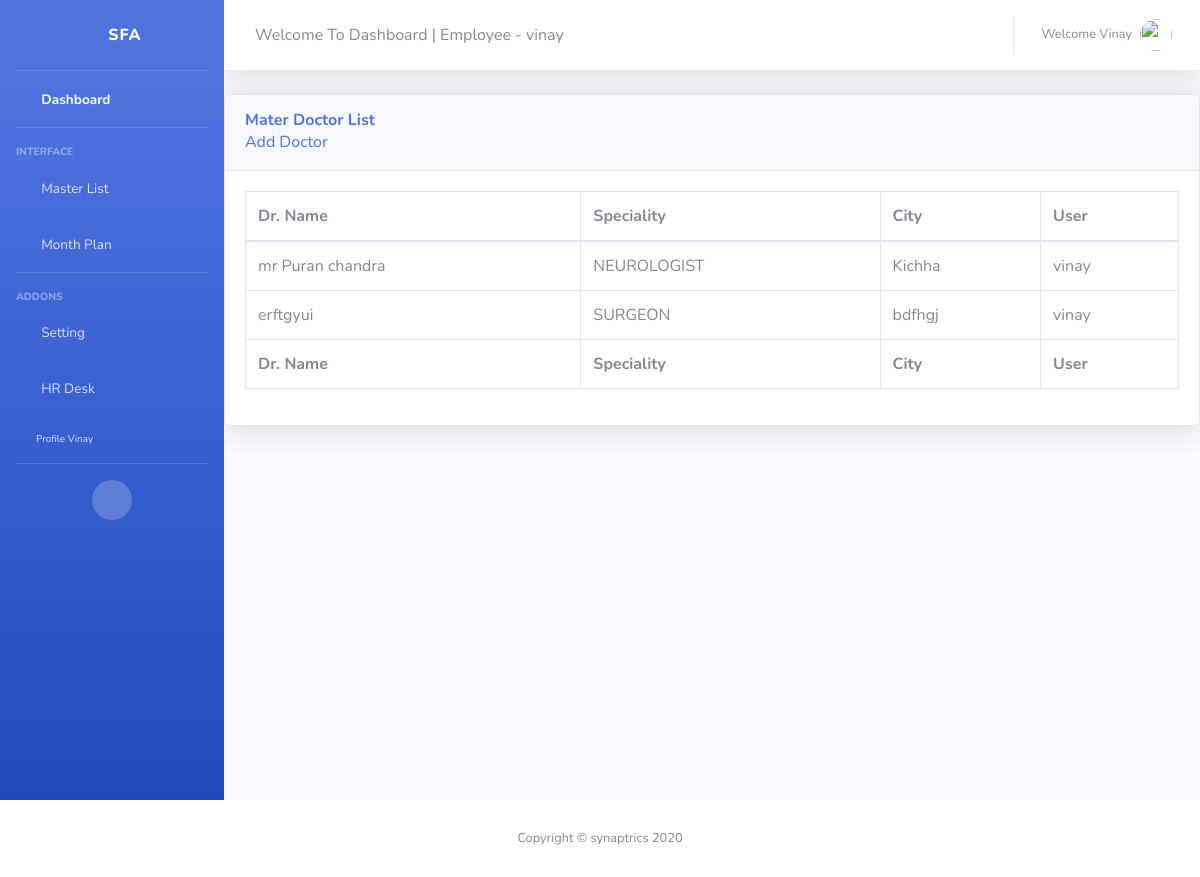
The app's page /report/drlist/ (signed in) with its own data.
### accounts/models.py (models this page shows)
class User(AbstractUser):
	is_se = models.BooleanField(default = False)
	is_abm = models.BooleanField(default = False)
	is_rbm = models.BooleanField(default = False)
	is_zbm = models.BooleanField(default = False)
	is_admin = models.BooleanField(default = False)
	username = models.CharField(max_length = 15,unique=True)
	first_name = models.CharField(max_length = 15)
	last_name = models.CharField(max_length = 15)
	email = models.EmailField()
	mobile_number = models.CharField(max_length = 15 ,null = True , blank = True)

### report/models.py (models this page shows, shortened)
class DrMasterList(models.Model):
	is_approved = models.BooleanField(default = False)
	is_rejected = models.BooleanField(default = False)
	dr_name 		= models.CharField(max_length = 100)
	city 			= models.CharField(max_length = 100)
	dr_speciality	=  models.CharField(max_length = 100, choices = SPECIALITY )
	user 			= models.ForeignKey(User, on_delete= models.CASCADE)

### report/views.py (the view)
# urls.py: path('drlist/', views.AllDrList , name = 'drlist' ),
def AllDrList(request):
	drlist = DrMasterList.objects.filter( user = request.user)
	return render(request,"../templates/report/AllDrlist.html",{"drlist":drlist})

### report/templates/report/AllDrlist.html (shortened to what this page needs)
{% extends 'report/main3.html'%}
{% load crispy_forms_tags %}
{% block content %}
          <div class="card shadow mb-4">
            <div class="card-header py-3">
              <h6 class="m-0 font-weight-bold text-primary">Mater Doctor List </h6>
              <a href="{% url 'masterdrlist' %}"> Add Doctor</a>
            </div>
            <div class="card-body">
              <div class="table-responsive">
                <table class="table table-bordered" id="dataTable" width="100%" cellspacing="0">
                  <thead>
                    <tr>
                      <th>Dr. Name</th>
                      <th>Speciality</th>
                      <th>City</th>
                      <th>User</th>
                    </tr>
                  </thead>
                  <tfoot>
                    <tr>
                         <th>Dr. Name</th>
                      <th>Speciality</th>
                      <th>City</th>
                      <th>User</th>
                    </tr>
                  </tfoot>
                  <tbody>
                      {% for drlists in drlist %}
                          <tr>
                           <td> {{ drlists.dr_name }}</td>
                          <td> {{ drlists.dr_speciality }}</td>
                          <td> {{ drlists.city }}</td>
                          <td> {{ drlists.user }}</td>
                          </tr>
                        {% endfor %}
                  </tbody>
                </table>
              </div>
            </div>
          </div>
        </div>
</div>
{% endblock content %}

### report/templates/report/main3.html (shortened to what this page needs)
{% load static %}
<!DOCTYPE html>
<html lang="en">
<head>
  <link href="{% static 'report/vendor/fontawesome-free/css/all.min.css' %} " rel="stylesheet" type="text/css">
  <link href="{% static 'report/css/sb-admin-2.min.css' %}" rel="stylesheet">
</head>
<body id="page-top">
  <div id="wrapper">
    <ul class="navbar-nav bg-gradient-primary sidebar sidebar-dark accordion" id="accordionSidebar">
      <a class="sidebar-brand d-flex align-items-center justify-content-center" href="{% url 'home'%}">
        <div class="sidebar-brand-icon rotate-n-15">
          <i class="fas fa-laugh-wink"></i>
        </div>
        <div class="sidebar-brand-text mx-3">SFA  <sup></sup></div>
      </a>
      <hr class="sidebar-divider my-0">
      <li class="nav-item active">
        <a class="nav-link" href="{% url 'report-home'%}">
          <i class="fas fa-fw fa-tachometer-alt"></i>
          <span>Dashboard</span></a>
      </li>
      <hr class="sidebar-divider">
      <div class="sidebar-heading">
        Interface
      </div>
      <li class="nav-item">
        <a class="nav-link collapsed" href="#" data-toggle="collapse" data-target="#collapseTwo" aria-expanded="true" aria-controls="collapseTwo">
          <i class="fas fa-fw fa-cog"></i>
          <span>Master List</span>
        </a>
      </li>
      <li class="nav-item">
        <a class="nav-link collapsed" href="#" data-toggle="collapse" data-target="#collapseUtilities" aria-expanded="true" aria-controls="collapseUtilities">
          <i class="fas fa-fw fa-wrench"></i>
          <span>Month Plan</span>
        </a>
      </li>
      <hr class="sidebar-divider">
      <div class="sidebar-heading">
        Addons
      </div>
      <li class="nav-item">
        <a class="nav-link collapsed" href="#" data-toggle="collapse" data-target="#collapsePages" aria-expanded="true" aria-controls="collapsePages">
          <i class="fas fa-fw fa-folder"></i>
          <span style="text-transform: capitalize;">Setting</span>
        </a>
      </li>
      <li class="nav-item">
        <a class="nav-link" href="{% url 'direct-hr'%}">
          <i class="fas fa-fw fa-chart-area"></i>
          <span>HR Desk</span></a>
      </li>
 {% if user.is_authenticated %}
              {% if user.is_se %}
                        <li class="nav-item">
                            <a class="nav-link" href="{% url 'se_profile' %}">
                              <i class="fas fa-fw fa-chart-area"></i>
                              <span>SE {{user.username}}</span></a>
                          </li>
              {% elif user.is_abm %}
                        <li class="nav-item">
                            <a class="nav-link" href="{% url 'abm_profile' %}">
                              <i class="fas fa-fw fa-chart-area"></i>
                              <span>ABM {{user.username}}</span></a>
                          </li>
              {% elif user.is_zbm %}
                          <li class="nav-item">
                            <a class="nav-link" href="{% url 'zbm_profile' %}">
                              <i class="fas fa-fw fa-chart-area"></i>
                              <span>ZBM {{user.username}}</span></a>
                          </li>
              {% elif user.is_rbm %}
                    <li class="nav-item">
                            <a class="nav-link" href="{% url 'rbm_profile' %}">
                              <i class="fas fa-fw fa-chart-area"></i>
                              <span>RBM {{user.username}}</span></a>
                          </li>
              {% else %}
              <li class="nav-item" style="padding-left: 20px;">
                  <a class="nav-link" href="#" style="font-size: 10px; text-transform :capitalize;">Profile {{ user.username }}</a>
                </li>
              {% endif %}
  {% endif %}
      <hr class="sidebar-divider d-none d-md-block">
      <div class="text-center d-none d-md-inline">
        <button class="rounded-circle border-0" id="sidebarToggle"></button>
      </div>
    </ul>
    <div id="content-wrapper" class="d-flex flex-column">
      <div id="content">
        <nav class="navbar navbar-expand navbar-light bg-white topbar mb-4 static-top shadow">
          <form class="d-none d-sm-inline-block form-inline mr-auto ml-md-3 my-2 my-md-0 mw-100 navbar-search">
            <div class="input-group">
              <div class="input-group-append">
                Welcome To Dashboard | Employee  -  {{user.username}}
              </div>
            </div>
          </form>
          <ul class="navbar-nav ml-auto">
            <li class="nav-item dropdown no-arrow">
              <a class="nav-link dropdown-toggle" href="#" id="userDropdown" role="button" data-toggle="dropdown" aria-haspopup="true" aria-expanded="false">
                <span class="mr-2 d-none d-lg-inline text-gray-600 small" style="text-transform: capitalize;">Welcome {{user.username}}</span>
                <img class="img-profile rounded-circle" src="https://source.unsplash.com/QAB-WJcbgJk/60x60">
              </a>
            </li>
          </ul>
        </nav>
          {%  block content %}
      </div>
      <footer class="sticky-footer bg-white">
        <div class="container my-auto">
          <div class="copyright text-center my-auto">
            <span>Copyright &copy; synaptrics 2020</span>
          </div>
        </div>
      </footer>
</body>
</html>

### records on screen
User: username "Vinay", username "vinay"
DrMasterList: dr_name "mr Puran chandra", dr_speciality "NEUROLOGIST", city "Kichha", user "vinay"
DrMasterList: dr_name "erftgyui", dr_speciality "SURGEON", city "bdfhgj", user "vinay"
